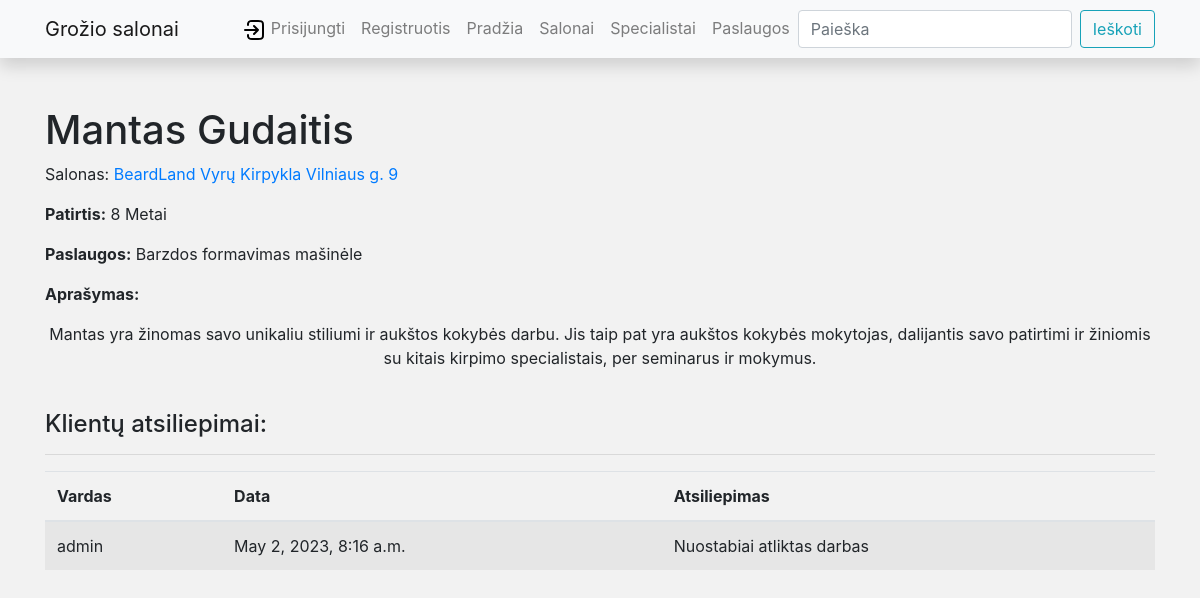
Screenshot of /salono_rezervacijos/specialistai/8 with the database file from the repository.
### salono_rezervacijos/models.py (models this page shows, shortened)
class Specialistas(models.Model):
    vardas = models.CharField(max_length=255)
    pavarde = models.CharField(max_length=255)
    patirtis = models.IntegerField()
    description = HTMLField(default="Apie specialista")
    cover = models.ImageField("Specialisto nuotrauka", upload_to="covers", null=True)
    paslaugos_id = models.ForeignKey(Paslauga, on_delete=models.SET_NULL, related_name="specialistas_rn", null=True,
                                     blank=True)
    klientas = models.ForeignKey(User, on_delete=models.SET_NULL, null=True, blank=True)
    class Meta:
        verbose_name = "Specialistas"
        verbose_name_plural = "Specialistai"

class Paslauga(models.Model):
    title = models.CharField("Pavadinimas", max_length=200)
    summary = models.TextField("Aprašymas", max_length=1000, help_text="Paslaugos aprašymas")
    kaina = models.CharField('Paslaugu kaina', max_length=10)
    cover = models.ImageField("Virselis", upload_to="covers", null=True)
    salono_id = models.ForeignKey(Salonas, on_delete=models.CASCADE, related_name="paslauga_rn")
    class Meta:
        verbose_name = "Paslauga"
        verbose_name_plural = "Paslaugos"

class Salonas(models.Model):
    pavadinimas = models.CharField(max_length=255)
    miestas = models.CharField(max_length=255, blank=True)
    adresas = models.CharField(max_length=255)
    description = HTMLField(default="Salonas description")
    cover = models.ImageField("Virselis", upload_to="covers", null=True)
    class Meta:
        verbose_name = "Salonas"
        verbose_name_plural = "Salonai"
    def __str__(self):
        return f"{self.pavadinimas} {self.adresas}"

class SpecialistoReview(models.Model):
    date_created = models.DateTimeField(auto_now_add=True)
    content = models.TextField("Atsiliepimas", max_length=1000)
    specialistas_id = models.ForeignKey(Specialistas, on_delete=models.CASCADE, null=True, blank=True)
    klientas = models.ForeignKey(User, on_delete=models.SET_NULL, null=True, blank=True)
    class Meta:
        verbose_name = 'Atsiliepimas'
        verbose_name_plural = 'Atsiliepimai'
        ordering = ['date_created']

### salono_rezervacijos/views.py (the view, shortened to what this page needs)
# urls.py: path("specialistai/<int:pk>", views.SpecialistasDetailView.as_view(), name='specialistas-detail_n'),
class SpecialistasDetailView(generic.edit.FormMixin, generic.DetailView):
    model = Specialistas
    context_object_name = 'specialistas'
    template_name = 'specialistas_detail.html'
    form_class = SpecialistasReviewForm

### salono_rezervacijos/forms.py
class SpecialistasReviewForm(forms.ModelForm):
    class Meta:
        model = SpecialistoReview
        fields = ('content', 'specialistas_id', 'klientas')
        widgets = {'specialistas_id': forms.HiddenInput(),
                   'klientas': forms.HiddenInput(),
                   }

### salono_rezervacijos/templates/specialistas_detail.html (shortened to what this page needs)
{% extends "base.html" %}
{% block content %}
<h1>{{ specialistas.vardas }} {{ specialistas.pavarde }}</h1>
<p>Salonas: <a href="{% url 'salonas_n' specialistas.paslaugos_id.salono_id.id %}">{{ specialistas.paslaugos_id.salono_id }}</a></p>
<p><strong>Patirtis:</strong> {{ specialistas.patirtis }} Metai</p>
<p><strong>Paslaugos:</strong> {{ specialistas.paslaugos_id.title }}</p>
<p><strong>Aprašymas:</strong> {{ specialistas.description | safe }}</p>
<div>
    <br>
    <h4>Klientų atsiliepimai:</h4>
    {% if specialistas.specialistoreview_set.all %}
    <hr>
    <table class="table table-striped">
      <thead>
        <tr>
          <th>Vardas</th>
          <th>Data</th>
          <th>Atsiliepimas</th>
        </tr>
      </thead>
      <tbody>
        {% for atsiliepimo_obj in specialistas.specialistoreview_set.all %}
        <tr>
          <td>{{ atsiliepimo_obj.klientas }}</td>
          <td>{{ atsiliepimo_obj.date_created }}</td>
          <td>{{ atsiliepimo_obj.content }}</td>
        </tr>
        {% endfor %}
      </tbody>
    </table>
    {% else %}
    <p>Specialistas atsiliepimų neturi!</p>
    {% endif %}
</div>
{% endblock %}

### salono_rezervacijos/static/css/styles.css (style rules this page uses)
body { background-color: #f2f2f2; }

### rows the page displays
Specialistas: vardas "Mantas", pavarde "Gudaitis", paslaugos_id.salono_id "BeardLand Vyrų Kirpykla Vilniaus g. 9", patirtis "8", paslaugos_id "Barzdos formavimas mašinėle", description "Mantas yra žinomas savo unikaliu stiliumi ir aukštos kokybės darbu. Jis taip pat yra aukštos kokybės mokytojas, dalijantis savo patirtimi ir žiniomis su kitais kirpimo specialistais, per seminarus ir mokymus."
SpecialistoReview: klientas "admin", date_created "May 2, 2023, 8:16 a.m.", content "Nuostabiai atliktas darbas"
